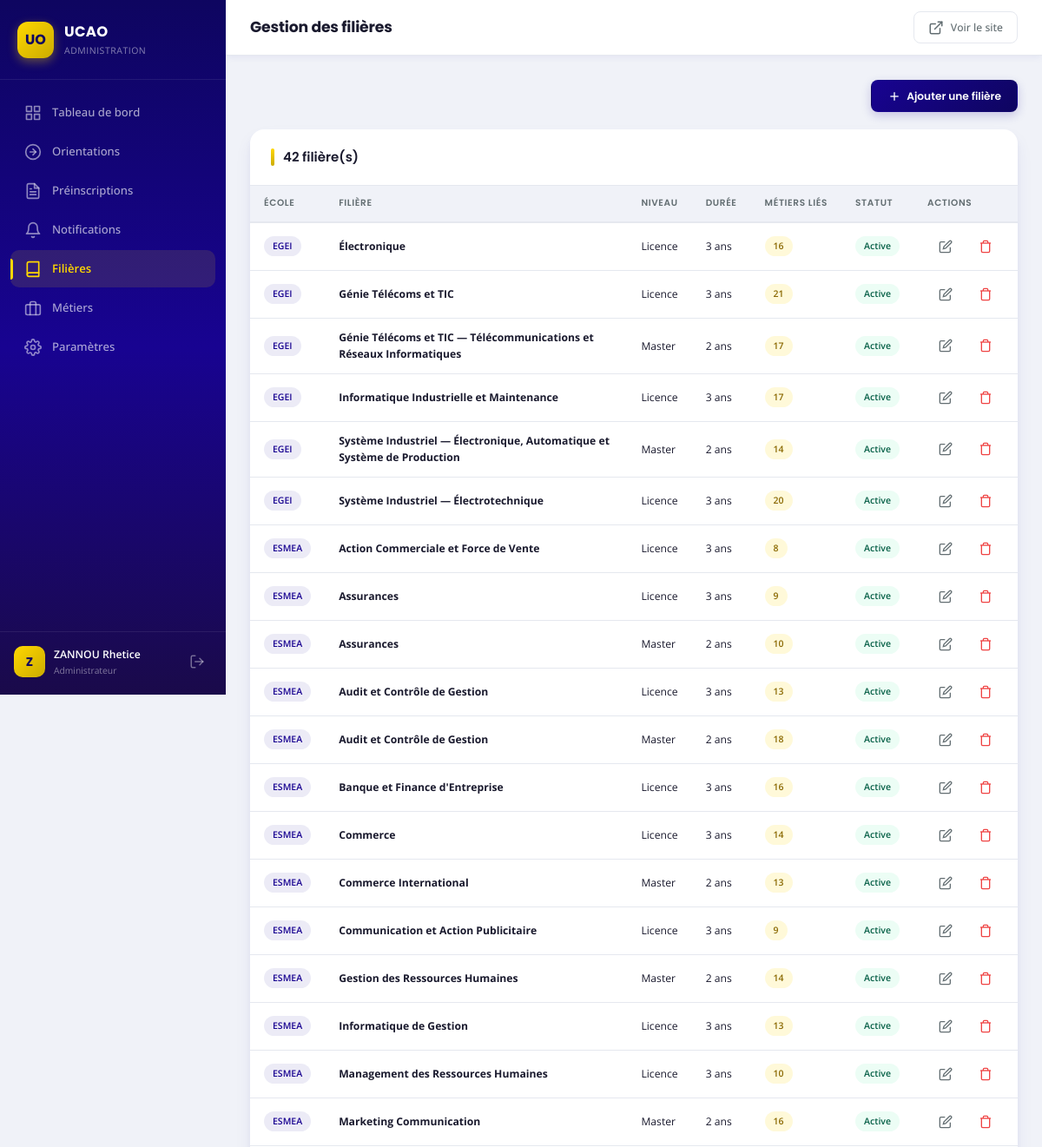
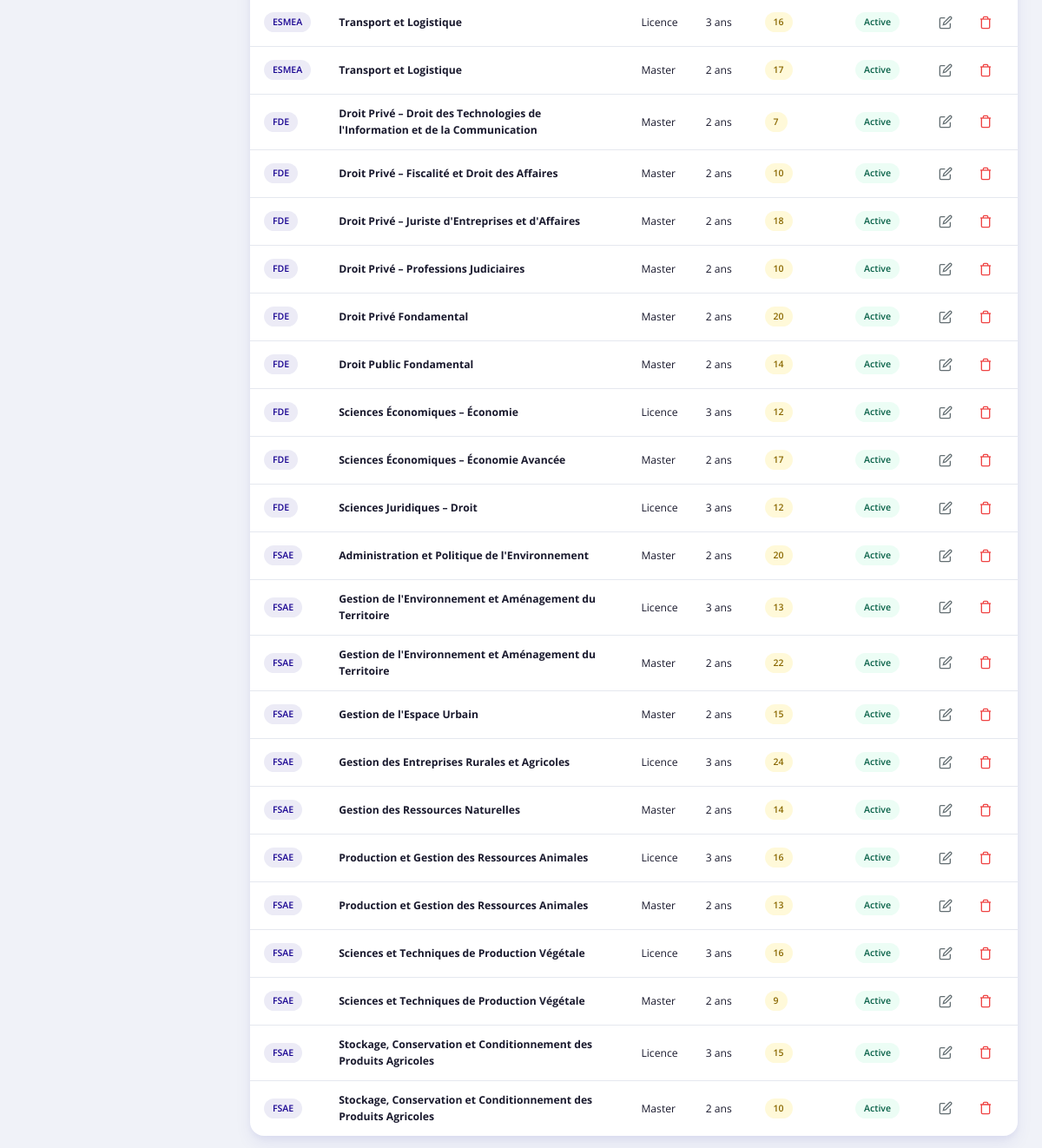
Screenshot of /admin/formations/index.php (signed in) with the database file from the repository (2 pictures, top to bottom).
### tables this page shows
CREATE TABLE `filieres` (
  `id` int(11) NOT NULL,
  `ecole_faculte` varchar(100) NOT NULL,
  `nom_filiere` varchar(200) NOT NULL,
  `niveau` varchar(50) NOT NULL DEFAULT 'Licence',
  `duree` varchar(20) NOT NULL DEFAULT '3 ans',
  `description` text DEFAULT NULL,
  `competences` text DEFAULT NULL,
  `debouches` text DEFAULT NULL,
  `slug` varchar(200) NOT NULL,
  `actif` tinyint(1) NOT NULL DEFAULT 1,
  `created_at` datetime NOT NULL DEFAULT current_timestamp()
);

### config/config.php (called while the page is built, shortened)
<?php
function e($string) {
    return htmlspecialchars($string ?? '', ENT_QUOTES, 'UTF-8');
}

### admin/formations/index.php (the view, shortened to what this page needs)
<?php
$pdo = Database::getInstance();
$filieres = $pdo->query("SELECT f.*, (SELECT COUNT(*) FROM metiers_filieres mf WHERE mf.filiere_id = f.id) AS nb_metiers FROM filieres f ORDER BY f.ecole_faculte, f.nom_filiere")->fetchAll();
require_once dirname(__DIR__) . '/includes/header-admin.php';
require_once dirname(__DIR__) . '/includes/sidebar.php';
?>
<div style="margin-bottom:20px;display:flex;justify-content:flex-end">
    <a href="ajouter.php" class="btn-admin btn-admin-primary">
        <svg xmlns="http://www.w3.org/2000/svg" width="16" height="16" viewBox="0 0 24 24" fill="none" stroke="currentColor" stroke-width="2"><line x1="12" y1="5" x2="12" y2="19"></line><line x1="5" y1="12" x2="19" y2="12"></line></svg>
        Ajouter une filière
    </a>
</div>
<div class="admin-card">
    <div class="admin-card-header"><h2 class="admin-card-title"><?= count($filieres) ?> filière(s)</h2></div>
    <div class="admin-table-wrap">
        <table class="admin-table">
            <thead><tr><th>École</th><th>Filière</th><th>Niveau</th><th>Durée</th><th>Métiers liés</th><th>Statut</th><th>Actions</th></tr></thead>
            <tbody>
            <?php foreach ($filieres as $f): ?>
            <tr>
                <td><span class="badge badge-primary"><?= e($f['ecole_faculte']) ?></span></td>
                <td><strong><?= e($f['nom_filiere']) ?></strong></td>
                <td><?= e($f['niveau']) ?></td>
                <td><?= e($f['duree']) ?></td>
                <td><span class="badge badge-gold"><?= $f['nb_metiers'] ?></span></td>
                <td><?= $f['actif'] ? '<span class="badge badge-success">Active</span>' : '<span class="badge badge-error">Inactive</span>' ?></td>
                <td>
                    <div style="display:flex;gap:4px">
                        <a href="modifier.php?id=<?= $f['id'] ?>" class="btn-admin btn-admin-ghost btn-admin-sm" title="Modifier">
                            <svg xmlns="http://www.w3.org/2000/svg" width="16" height="16" viewBox="0 0 24 24" fill="none" stroke="currentColor" stroke-width="2"><path d="M11 4H4a2 2 0 0 0-2 2v14a2 2 0 0 0 2 2h14a2 2 0 0 0 2-2v-7"></path><path d="M18.5 2.5a2.121 2.121 0 0 1 3 3L12 15l-4 1 1-4 9.5-9.5z"></path></svg>
                        </a>
                        <form method="POST" action="supprimer.php" style="display:inline">
                            <button type="submit" class="btn-admin btn-admin-ghost btn-admin-sm" title="Supprimer" data-confirm="Supprimer cette filière ?">
                                <svg xmlns="http://www.w3.org/2000/svg" width="16" height="16" viewBox="0 0 24 24" fill="none" stroke="currentColor" stroke-width="2" style="color:var(--admin-error)"><polyline points="3 6 5 6 21 6"></polyline><path d="M19 6v14a2 2 0 0 1-2 2H7a2 2 0 0 1-2-2V6m3 0V4a2 2 0 0 1 2-2h4a2 2 0 0 1 2 2v2"></path></svg>
                            </button>
                        </form>
                    </div>
                </td>
            </tr>
            <?php endforeach; ?>
            </tbody>
        </table>
    </div>
</div>
<?php require_once dirname(__DIR__) . '/includes/footer-admin.php'; ?>

### admin/assets/css/admin.css (style rules this page uses)
:root { --admin-primary: #180391; --admin-primary-dark: #0e0560; --admin-primary-light: #2a15b3; --admin-secondary: #8B0000; --admin-gold: #FFD700; --admin-gold-dark: #ccac00; --admin-bg: #F0F2F8; --admin-card-bg: #ffffff; --admin-sidebar-bg: linear-gradient(180deg, #0e0560 0%, #180391 50%, #1a0a4a 100%); --admin-topbar-bg: #ffffff; --admin-text: #1a1a2e; --admin-text-muted: #636e72; --admin-text-light: rgba(255, 255, 255, 0.7); --admin-border: #E5E8EF; --admin-success: #10b981; --admin-warning: #f59e0b; --admin-error: #ef4444; --admin-info: #3b82f6; --admin-sidebar-width: 260px; --admin-topbar-height: 64px; --admin-radius: 16px; --admin-radius-sm: 10px; --admin-radius-xs: 6px; --admin-shadow: 0 4px 6px rgba(24, 3, 145, 0.04), 0 10px 20px rgba(24, 3, 145, 0.06); --admin-shadow-lg: 0 12px 24px rgba(24, 3, 145, 0.1), 0 24px 48px rgba(24, 3, 145, 0.08); --admin-shadow-sm: 0 2px 8px rgba(24, 3, 145, 0.06); --admin-font-primary: 'Poppins', -apple-system, sans-serif; --admin-font-secondary: 'Open Sans', -apple-system, sans-serif; --admin-ease: cubic-bezier(0.16, 1, 0.3, 1); --admin-transition: 250ms cubic-bezier(0.16, 1, 0.3, 1); }
*, *::before, *::after { box-sizing: border-box; margin: 0; padding: 0; }
html { font-size: 15px; scroll-behavior: smooth; }
.admin-body { font-family: var(--admin-font-secondary); background: var(--admin-bg); color: var(--admin-text); line-height: 1.6; display: flex; min-height: 100vh; -webkit-font-smoothing: antialiased; overflow-x: hidden; }
.admin-card { background: var(--admin-card-bg); border-radius: var(--admin-radius); box-shadow: var(--admin-shadow); margin-bottom: 24px; overflow: hidden; }
.admin-card-header { display: flex; align-items: center; justify-content: space-between; padding: 20px 24px; border-bottom: 1px solid var(--admin-border); flex-wrap: wrap; gap: 12px; }
.admin-card-title { font-family: var(--admin-font-primary); font-size: 1rem; font-weight: 600; color: var(--admin-text); display: flex; align-items: center; gap: 10px; }
.admin-card-title::before { content: ''; width: 4px; height: 20px; background: linear-gradient(180deg, var(--admin-gold), var(--admin-gold-dark)); border-radius: 2px; flex-shrink: 0; }
.admin-table-wrap { overflow-x: auto; }
.admin-table { width: 100%; border-collapse: separate; border-spacing: 0; font-size: 0.8125rem; }
.admin-table thead th { background: var(--admin-bg); font-family: var(--admin-font-primary); font-weight: 600; font-size: 0.7rem; text-transform: uppercase; letter-spacing: 0.06em; color: var(--admin-text-muted); padding: 12px 16px; text-align: left; border-bottom: 2px solid var(--admin-border); white-space: nowrap; }
.admin-table tbody tr { transition: background 0.15s; }
.admin-table tbody td { padding: 12px 16px; border-bottom: 1px solid var(--admin-border); vertical-align: middle; color: var(--admin-text); }
.admin-table tbody tr:last-child td { border-bottom: none; }
.badge { display: inline-flex; align-items: center; gap: 4px; padding: 3px 10px; border-radius: 20px; font-size: 0.7rem; font-weight: 600; white-space: nowrap; }
.badge-success { background: #ecfdf5; color: #065f46; }
.badge-primary { background: rgba(24, 3, 145, 0.08); color: var(--admin-primary); }
.badge-gold { background: rgba(255, 215, 0, 0.15); color: #8a6800; }
.btn-admin { display: inline-flex; align-items: center; justify-content: center; gap: 6px; padding: 9px 18px; border-radius: 8px; font-family: var(--admin-font-primary); font-weight: 600; font-size: 0.8125rem; cursor: pointer; border: 1px solid transparent; transition: all 0.2s var(--admin-ease); text-decoration: none; white-space: nowrap; line-height: 1.4; }
.btn-admin svg { width: 16px; height: 16px; flex-shrink: 0; }
.btn-admin-primary { background: linear-gradient(135deg, var(--admin-primary) 0%, var(--admin-primary-dark) 100%); color: white; box-shadow: 0 4px 12px rgba(24, 3, 145, 0.2); }
.btn-admin-ghost { background: transparent; color: var(--admin-text-muted); padding: 6px 10px; }
.btn-admin-sm { padding: 6px 12px; font-size: 0.75rem; }

### rows the page displays
filieres: ecole_faculte "EGEI", nom_filiere "Électronique", niveau "Licence", duree "3 ans", nb_metiers "16", actif "Active"
filieres: ecole_faculte "EGEI", nom_filiere "Génie Télécoms et TIC", niveau "Licence", duree "3 ans", nb_metiers "21", actif "Active"
filieres: ecole_faculte "EGEI", nom_filiere "Génie Télécoms et TIC — Télécommunications et Réseaux Informatiques", niveau "Master", duree "2 ans", nb_metiers "17", actif "Active"
filieres: ecole_faculte "EGEI", nom_filiere "Informatique Industrielle et Maintenance", niveau "Licence", duree "3 ans", nb_metiers "17", actif "Active"
filieres: ecole_faculte "EGEI", nom_filiere "Système Industriel — Électronique, Automatique et Système de Production", niveau "Master", duree "2 ans", nb_metiers "14", actif "Active"
filieres: ecole_faculte "EGEI", nom_filiere "Système Industriel — Électrotechnique", niveau "Licence", duree "3 ans", nb_metiers "20", actif "Active"
filieres: ecole_faculte "ESMEA", nom_filiere "Action Commerciale et Force de Vente", niveau "Licence", duree "3 ans", nb_metiers "8", actif "Active"
filieres: ecole_faculte "ESMEA", nom_filiere "Assurances", niveau "Licence", duree "3 ans", nb_metiers "9", actif "Active"
filieres: ecole_faculte "ESMEA", nom_filiere "Assurances", niveau "Master", duree "2 ans", nb_metiers "10", actif "Active"
filieres: ecole_faculte "ESMEA", nom_filiere "Audit et Contrôle de Gestion", niveau "Licence", duree "3 ans", nb_metiers "13", actif "Active"
filieres: ecole_faculte "ESMEA", nom_filiere "Audit et Contrôle de Gestion", niveau "Master", duree "2 ans", nb_metiers "18", actif "Active"
filieres: ecole_faculte "ESMEA", nom_filiere "Banque et Finance d'Entreprise", niveau "Licence", duree "3 ans", nb_metiers "16", actif "Active"
filieres: ecole_faculte "ESMEA", nom_filiere "Commerce", niveau "Licence", duree "3 ans", nb_metiers "14", actif "Active"
filieres: ecole_faculte "ESMEA", nom_filiere "Commerce International", niveau "Master", duree "2 ans", nb_metiers "13", actif "Active"
filieres: ecole_faculte "ESMEA", nom_filiere "Communication et Action Publicitaire", niveau "Licence", duree "3 ans", nb_metiers "9", actif "Active"
filieres: ecole_faculte "ESMEA", nom_filiere "Gestion des Ressources Humaines", niveau "Master", duree "2 ans", nb_metiers "14", actif "Active"
filieres: ecole_faculte "ESMEA", nom_filiere "Informatique de Gestion", niveau "Licence", duree "3 ans", nb_metiers "13", actif "Active"
filieres: ecole_faculte "ESMEA", nom_filiere "Management des Ressources Humaines", niveau "Licence", duree "3 ans", nb_metiers "10", actif "Active"
filieres: ecole_faculte "ESMEA", nom_filiere "Marketing Communication", niveau "Master", duree "2 ans", nb_metiers "16", actif "Active"
filieres: ecole_faculte "ESMEA", nom_filiere "Transport et Logistique", niveau "Licence", duree "3 ans", nb_metiers "16", actif "Active"
filieres: ecole_faculte "ESMEA", nom_filiere "Transport et Logistique", niveau "Master", duree "2 ans", nb_metiers "17", actif "Active"
filieres: ecole_faculte "FDE", nom_filiere "Droit Privé – Droit des Technologies de l'Information et de la Communication", niveau "Master", duree "2 ans", nb_metiers "7", actif "Active"
filieres: ecole_faculte "FDE", nom_filiere "Droit Privé – Fiscalité et Droit des Affaires", niveau "Master", duree "2 ans", nb_metiers "10", actif "Active"
filieres: ecole_faculte "FDE", nom_filiere "Droit Privé – Juriste d'Entreprises et d'Affaires", niveau "Master", duree "2 ans", nb_metiers "18", actif "Active"
filieres: ecole_faculte "FDE", nom_filiere "Droit Privé – Professions Judiciaires", niveau "Master", duree "2 ans", nb_metiers "10", actif "Active"
filieres: ecole_faculte "FDE", nom_filiere "Droit Privé Fondamental", niveau "Master", duree "2 ans", nb_metiers "20", actif "Active"
filieres: ecole_faculte "FDE", nom_filiere "Droit Public Fondamental", niveau "Master", duree "2 ans", nb_metiers "14", actif "Active"
filieres: ecole_faculte "FDE", nom_filiere "Sciences Économiques – Économie", niveau "Licence", duree "3 ans", nb_metiers "12", actif "Active"
filieres: ecole_faculte "FDE", nom_filiere "Sciences Économiques – Économie Avancée", niveau "Master", duree "2 ans", nb_metiers "17", actif "Active"
filieres: ecole_faculte "FDE", nom_filiere "Sciences Juridiques – Droit", niveau "Licence", duree "3 ans", nb_metiers "12", actif "Active"
filieres: ecole_faculte "FSAE", nom_filiere "Administration et Politique de l'Environnement", niveau "Master", duree "2 ans", nb_metiers "20", actif "Active"
filieres: ecole_faculte "FSAE", nom_filiere "Gestion de l'Environnement et Aménagement du Territoire", niveau "Licence", duree "3 ans", nb_metiers "13", actif "Active"
filieres: ecole_faculte "FSAE", nom_filiere "Gestion de l'Environnement et Aménagement du Territoire", niveau "Master", duree "2 ans", nb_metiers "22", actif "Active"
filieres: ecole_faculte "FSAE", nom_filiere "Gestion de l'Espace Urbain", niveau "Master", duree "2 ans", nb_metiers "15", actif "Active"
filieres: ecole_faculte "FSAE", nom_filiere "Gestion des Entreprises Rurales et Agricoles", niveau "Licence", duree "3 ans", nb_metiers "24", actif "Active"
filieres: ecole_faculte "FSAE", nom_filiere "Gestion des Ressources Naturelles", niveau "Master", duree "2 ans", nb_metiers "14", actif "Active"
filieres: ecole_faculte "FSAE", nom_filiere "Production et Gestion des Ressources Animales", niveau "Licence", duree "3 ans", nb_metiers "16", actif "Active"
filieres: ecole_faculte "FSAE", nom_filiere "Production et Gestion des Ressources Animales", niveau "Master", duree "2 ans", nb_metiers "13", actif "Active"
filieres: ecole_faculte "FSAE", nom_filiere "Sciences et Techniques de Production Végétale", niveau "Licence", duree "3 ans", nb_metiers "16", actif "Active"
filieres: ecole_faculte "FSAE", nom_filiere "Sciences et Techniques de Production Végétale", niveau "Master", duree "2 ans", nb_metiers "9", actif "Active"
filieres: ecole_faculte "FSAE", nom_filiere "Stockage, Conservation et Conditionnement des Produits Agricoles", niveau "Licence", duree "3 ans", nb_metiers "15", actif "Active"
filieres: ecole_faculte "FSAE", nom_filiere "Stockage, Conservation et Conditionnement des Produits Agricoles", niveau "Master", duree "2 ans", nb_metiers "10", actif "Active"

### other values shown
$item['label'] "Tableau de bord"
$item['label'] "Orientations"
$item['label'] "Préinscriptions"
$item['label'] "Notifications"
$item['label'] "Filières"
$item['label'] "Métiers"
$item['label'] "Paramètres"
substr($currentAdmin['nom'], 0, 1) "Z"
$currentAdmin['nom'] "ZANNOU Rhetice"
ADMIN_ROLES[$currentAdmin['role']] "Administrateur"
$pageTitle "Gestion des filières"
count($filieres) "42"
